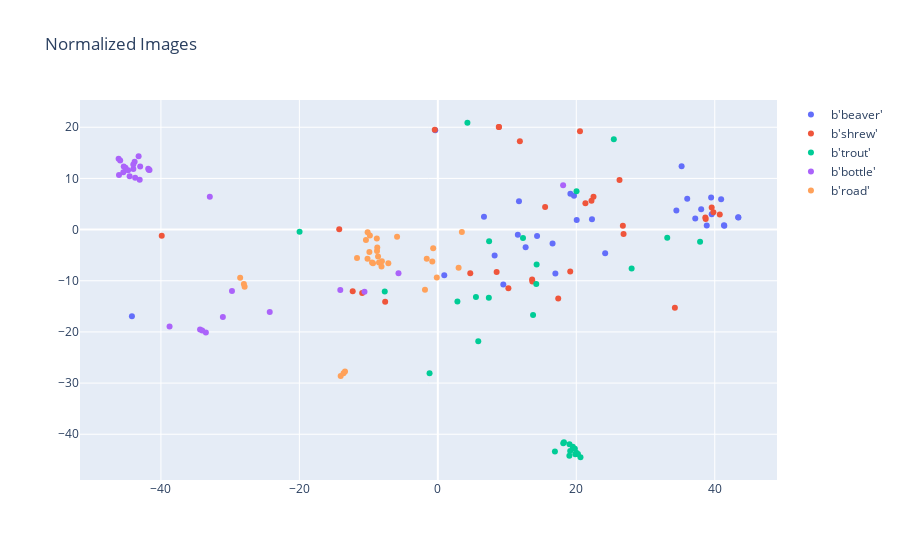

Here is the notebook cell this chart was saved with:
### Code cell
fig.show()

### Figure 1 — Plotly figure (JSON) as saved in the notebook; plotly's stock layout.template omitted (floating-point values rounded to 4 significant figures)
{"data": [{"mode": "markers", "name": "b'beaver'", "text": ["b'beaver_s_000966.png'", "b'castor_canadensis_s_001016.png'", "b'castor_canadensis_s_000274.png'", "b'castor_canadensis_s_001611.png'", "b'beaver_s_001000.png'", "b'castor_canadensis_s_000304.png'", "b'castor_canadensis_s_001410.png'", "b'castor_canadensis_s_001404.png'", "b'beaver_s_002202.png'", "b'manual-beaver037.png'", "b'beaver_s_001489.png'", "b'castor_fiber_s_000135.png'", "b'castor_canadensis_s_000795.png'", "b'castor_canadensis_s_000041.png'", "b'castor_canadensis_s_000711.png'", "b'castor_fiber_s_000466.png'", "b'castor_fiber_s_000263.png'", "b'beaver_s_001798.png'", "b'beaver_s_002213.png'", "b'beaver_s_001215.png'", "b'beaver_s_000736.png'", "b'castor_canadensis_s_000772.png'", "b'beaver_s_000648.png'", "b'castor_fiber_s_000010.png'", "b'castor_canadensis_s_001106.png'", "b'castor_fiber_s_000296.png'", "b'beaver_s_002296.png'", "b'castor_canadensis_s_000308.png'", "b'manual-beaver025.png'", "b'beaver_s_000424.png'"], "type": "scatter", "x": [22.27, 34.46, 38.04, 12.68, 24.17, 36.02, 20.06, 8.202, 37.18, 40.92, 43.42, -44.19, 6.665, 39.56, 9.457, 19.15, 16.57, 14.33, 41.38, 35.21, 19.67, 11.72, 16.98, -0.3676, 43.38, 0.9317, 41.34, 39.47, 11.56, 38.85], "y": [2.029, 3.706, 3.957, -3.431, -4.607, 6.032, 1.871, -5.063, 2.145, 5.908, 2.356, -16.93, 2.488, 2.984, -10.72, 6.985, -2.703, -1.242, 0.7494, 12.37, 6.621, 5.535, -8.564, 19.4, 2.387, -8.934, 0.8471, 6.278, -1.011, 0.8053]}, {"mode": "markers", "name": "b'shrew'", "text": ["b'common_shrew_s_000172.png'", "b'common_shrew_s_000316.png'", "b'neomys_fodiens_s_000253.png'", "b'common_shrew_s_000723.png'", "b'water_shrew_s_000043.png'", "b'sorex_araneus_s_000340.png'", "b'shrew_s_000788.png'", "b'sorex_palustris_s_000084.png'", "b'masked_shrew_s_000117.png'", "b'masked_shrew_s_000055.png'", "b'sorex_cinereus_s_000117.png'", "b'shrew_s_000098.png'", "b'common_shrew_s_000444.png'", "b'water_shrew_s_000176.png'", "b'cryptotis_parva_s_000160.png'", "b'shrew_s_001258.png'", "b'neomys_fodiens_s_000180.png'", "b'shrew_s_002012.png'", "b'manual-shrew032.png'", "b'shrew_s_000037.png'", "b'manual-shrew028.png'", "b'least_shrew_s_000004.png'", "b'common_shrew_s_000179.png'", "b'water_shrew_s_000214.png'", "b'water_shrew_s_000451.png'", "b'shrew_s_001485.png'", "b'cryptotis_parva_s_000165.png'", "b'shrew_s_000906.png'", "b'shrew_s_001992.png'", "b'shrew_s_000187.png'"], "type": "scatter", "x": [-7.607, 22.19, 4.687, 40.73, 13.66, -0.4408, 10.19, 8.834, -10.93, -12.29, 26.83, 26.73, 20.54, 22.49, -14.24, 15.5, 8.497, 34.24, 38.69, 39.81, 17.39, 38.64, 19.12, 8.806, 21.32, 26.24, 39.56, 11.85, 13.62, -39.88], "y": [-14.09, 5.633, -8.554, 2.973, -10.13, 19.49, -11.46, 20.04, -12.4, -12.04, -0.8712, 0.7566, 19.22, 6.431, 0.0881, 4.432, -8.313, -15.3, 2.069, 3.41, -13.47, 2.358, -8.204, 20.06, 5.141, 9.708, 4.315, 17.25, -9.731, -1.184]}, {"mode": "markers", "name": "b'trout'", "text": ["b'rainbow_trout_s_001951.png'", "b'trout_s_000876.png'", "b'rainbow_trout_s_000312.png'", "b'trout_s_000133.png'", "b'trout_s_002157.png'", "b'trout_s_000319.png'", "b'rainbow_trout_s_000666.png'", "b'sea_trout_s_000131.png'", "b'rainbow_trout_s_001758.png'", "b'sea_trout_s_000025.png'", "b'trout_s_002538.png'", "b'trout_s_001184.png'", "b'trout_s_001393.png'", "b'rainbow_trout_s_001721.png'", "b'rainbow_trout_s_001969.png'", "b'rainbow_trout_s_001091.png'", "b'rainbow_trout_s_000759.png'", "b'trout_s_001399.png'", "b'trout_s_002174.png'", "b'rainbow_trout_s_000664.png'", "b'rainbow_trout_s_000166.png'", "b'trout_s_001233.png'", "b'trout_s_000313.png'", "b'rainbow_trout_s_001839.png'", "b'sea_trout_s_000228.png'", "b'trout_s_002273.png'", "b'trout_s_001106.png'", "b'sea_trout_s_000469.png'", "b'rainbow_trout_s_001739.png'", "b'trout_s_001710.png'"], "type": "scatter", "x": [18.22, -1.194, 16.91, 5.841, 20.6, 19.86, 19.8, -7.668, 7.406, 19.12, 2.829, 28.0, -19.97, 20.01, 14.22, 33.14, 14.27, 25.42, 12.3, 20.24, 18.12, 20.03, 19.0, 5.505, 7.369, 13.76, 37.88, 4.273, 19.5, 19.02], "y": [-41.56, -28.1, -43.36, -21.81, -44.49, -43.92, -42.83, -12.1, -2.301, -43.29, -14.06, -7.619, -0.4454, -43.6, -10.64, -1.597, -6.81, 17.67, -1.65, -43.88, -41.77, 7.502, -44.2, -13.17, -13.33, -16.68, -2.4, 20.88, -42.44, -41.93]}, {"mode": "markers", "name": "b'bottle'", "text": ["b'bottle_s_000762.png'", "b'ink_bottle_s_000164.png'", "b'bottle_s_001482.png'", "b'bottle_s_000003.png'", "b'soda_bottle_s_001134.png'", "b'beer_bottle_s_000423.png'", "b'beer_bottle_s_000028.png'", "b'bottle_s_000721.png'", "b'beer_bottle_s_000371.png'", "b'whiskey_bottle_s_000419.png'", "b'bottle_s_000537.png'", "b'bottle_s_001458.png'", "b'ketchup_bottle_s_000183.png'", "b'decanter_s_000074.png'", "b'soda_bottle_s_000096.png'", "b'beer_bottle_s_000831.png'", "b'beer_bottle_s_002094.png'", "b'whiskey_bottle_s_000211.png'", "b'soda_bottle_s_000474.png'", "b'ampoule_s_000335.png'", "b'beer_bottle_s_000270.png'", "b'beer_bottle_s_001968.png'", "b'bottle_s_000187.png'", "b'pop_bottle_s_001440.png'", "b'beer_bottle_s_001900.png'", "b'soda_bottle_s_000082.png'", "b'soda_bottle_s_000029.png'", "b'bottle_s_000949.png'", "b'whiskey_bottle_s_001001.png'", "b'beer_bottle_s_001347.png'"], "type": "scatter", "x": [-34.34, -46.11, -10.59, -46.05, -43.79, -43.0, -41.74, -45.11, -41.65, -43.98, -43.22, -43.06, -45.37, -31.05, -24.28, -44.52, -41.83, -45.88, -14.09, -29.74, -33.51, -43.98, -38.75, -34.04, -5.682, -45.43, 18.1, -32.94, -43.72, -44.74], "y": [-19.53, 13.82, -12.14, 10.69, 13.26, 12.34, 11.69, 12.09, 11.63, 11.85, 14.32, 9.756, 12.34, -17.1, -16.09, 10.4, 11.9, 13.5, -11.81, -12.0, -20.1, 12.71, -18.96, -19.74, -8.525, 11.21, 8.658, 6.426, 10.13, 11.62]}, {"mode": "markers", "name": "b'road'", "text": ["b'private_road_s_000582.png'", "b'access_road_s_000930.png'", "b'causeway_s_000351.png'", "b'route_s_001567.png'", "b'arterial_road_s_000435.png'", "b'appian_way_s_000163.png'", "b'causeway_s_001221.png'", "b'divided_highway_s_001024.png'", "b'access_road_s_001729.png'", "b'parkway_s_000479.png'", "b'arterial_road_s_000042.png'", "b'highway_s_000977.png'", "b'dual_carriageway_s_000011.png'", "b'private_road_s_000938.png'", "b'access_road_s_000798.png'", "b'private_road_s_000299.png'", "b'highway_s_001019.png'", "b'slip_road_s_000873.png'", "b'route_s_002021.png'", "b'byroad_s_000051.png'", "b'dual_carriageway_s_000062.png'", "b'byway_s_000962.png'", "b'divided_highway_s_000718.png'", "b'slip_road_s_000795.png'", "b'access_road_s_001562.png'", "b'slip_road_s_000001.png'", "b'causeway_s_000413.png'", "b'access_road_s_001547.png'", "b'route_s_001830.png'", "b'divided_highway_s_000721.png'"], "type": "scatter", "x": [-8.811, -13.62, -27.91, -8.636, -10.14, -0.1502, -5.889, -9.813, -8.084, -8.785, -9.885, -8.138, -14.03, -1.857, -0.8001, -28.55, -10.38, -11.67, -8.498, -1.601, -10.15, -13.41, -9.361, 3.471, -0.6709, 3.0, -8.747, -28.01, -7.148, -9.505], "y": [-1.737, -28.06, -11.19, -5.265, -0.5137, -9.368, -1.387, -1.132, -6.177, -4.186, -4.36, -7.191, -28.62, -11.74, -6.215, -9.429, -2.048, -5.545, -6.448, -5.703, -5.684, -27.72, -6.59, -0.4954, -3.654, -7.436, -3.507, -10.63, -6.576, -6.445]}], "layout": {"title": {"text": "Normalized Images"}}}
